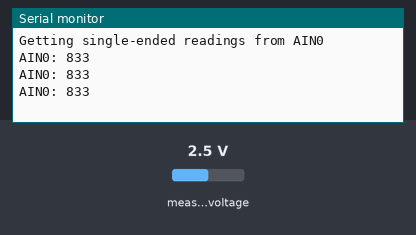
Bench run of a sketch on a simulated Arduino Uno, built with avr-gcc and run on an emulated ATmega328P. On the bench: the last lines printed to the serial monitor. The test bench sets the inputs (shaded band); at power-on: measured voltage 2.5 V.

Above: at 1.2 s.
1.3 s: measured voltage set to 0.1 V
At 1.9 s:
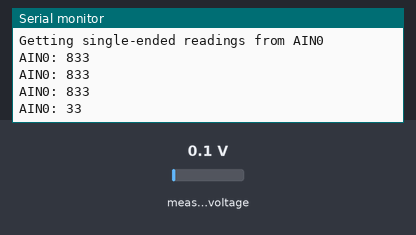
2.8 s: measured voltage set to 1.2 V
At 3.4 s:
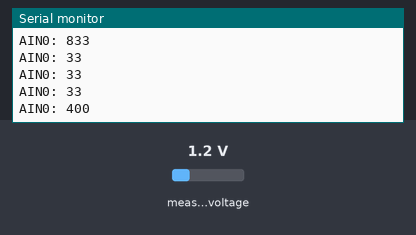
Timing chart, 0 to 5.8 s (numbered marks = the images above; inputs shaded):
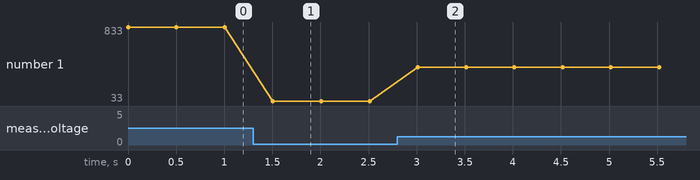

The sketch:

test-ADS1015.ino
```cpp
#include <Wire.h>
#include <Adafruit_ADS1X15.h>

Adafruit_ADS1015 ads;     /* Use thi for the 12-bit version */

void setup(void)
{
  Serial.begin(115200);
  Serial.println("Getting single-ended readings from AIN0");
  ads.begin();
}

void loop(void)
{
  int16_t adc0, adc1, adc2, adc3;

  adc0 = ads.readADC_SingleEnded(0);

  Serial.print("AIN0: ");
  Serial.println(adc0);


  delay(500);
}
```

Measured:
- after the input at 1.3 s, the serial monitor: prints a new line after 0.21 s (image 1)
- after the input at 2.8 s, the serial monitor: prints a new line after 0.21 s (image 2)
- plotted number 1: 833 → 33 after the input at 1.3 s, 33 → 400 after the input at 2.8 s
